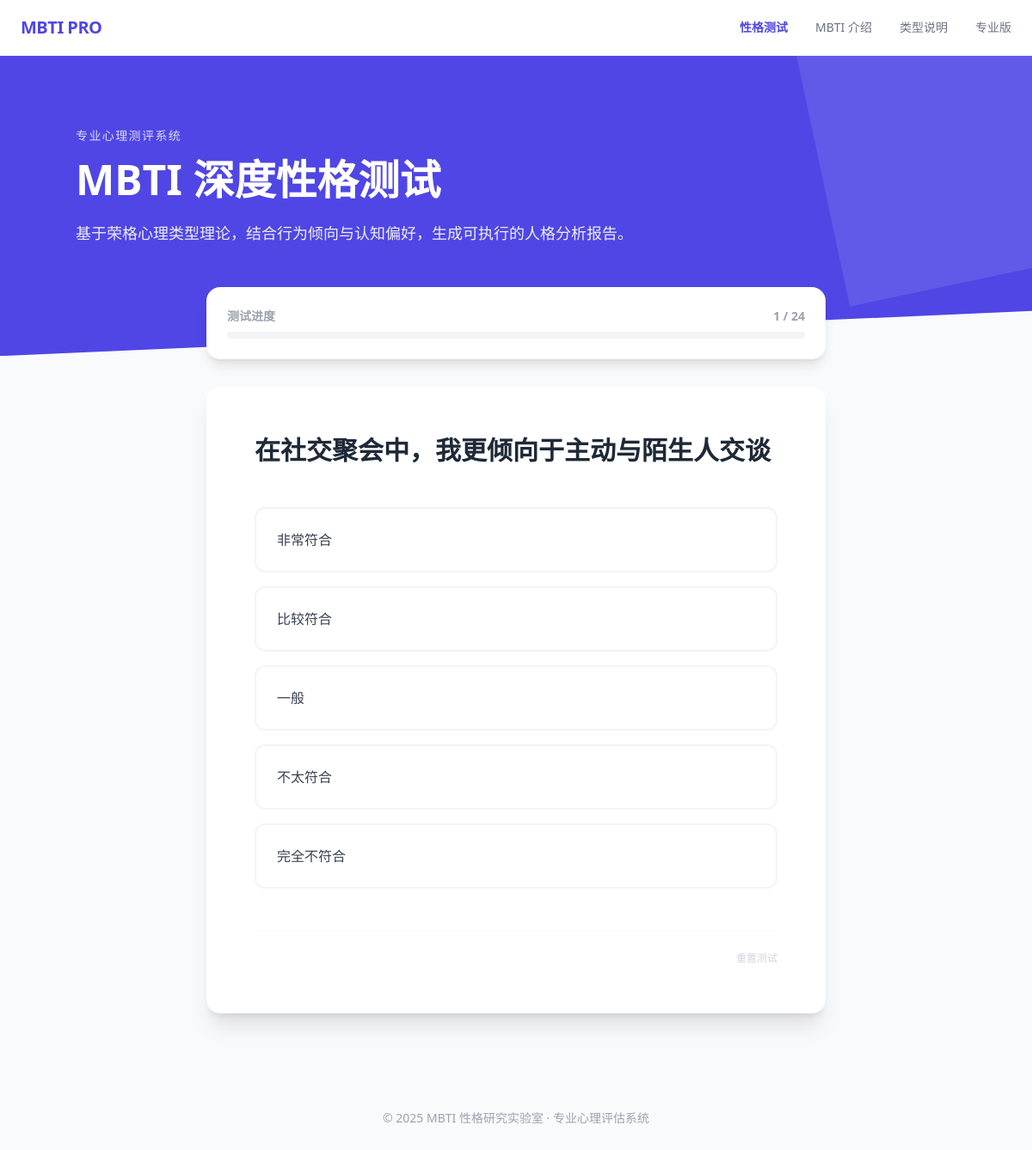
The page / on the database its author committed.
### tables this page shows
CREATE TABLE questions (
    id INTEGER PRIMARY KEY AUTOINCREMENT,
    question_text TEXT NOT NULL,
    dimension TEXT NOT NULL,
    direction TEXT CHECK(direction IN ('positive','negative')) DEFAULT 'positive',
    weight REAL DEFAULT 1.0 
);

CREATE TABLE "question_options" (
  "id" INTEGER PRIMARY KEY AUTOINCREMENT,
  "question_id" INTEGER NOT NULL,
  "label" TEXT NOT NULL,
  "score" INTEGER NOT NULL,
  "sort_order" INTEGER DEFAULT 0
);

### index.php (the view, shortened to what this page needs)
<?php
$db = new PDO('sqlite:db/mbti_pro.sqlite');
$db->setAttribute(PDO::ATTR_ERRMODE, PDO::ERRMODE_EXCEPTION);
$all_qs = $db->query("SELECT * FROM questions ORDER BY id ASC")->fetchAll(PDO::FETCH_ASSOC);
$total = count($all_qs);
$answers = $_SESSION['mbti_answers'] ?? [];
$current_index = isset($_GET['p']) ? (int)$_GET['p'] : count($answers);
$current_q = $all_qs[$current_index];
$stmt = $db->prepare("
    SELECT * FROM question_options
    WHERE question_id = ?
    ORDER BY score DESC
");
$stmt->execute([$current_q['id']]);
$options = $stmt->fetchAll(PDO::FETCH_ASSOC);
?>
<!DOCTYPE html>
<html lang="zh-CN">
<head>
    <script src="https://cdn.tailwindcss.com"></script>
</head>
<body>
<header class="bg-white border-b border-gray-100 sticky top-0 z-50">
    <div class="max-w-7xl mx-auto px-6 h-16 flex items-center justify-between">
        <div class="font-black text-xl tracking-tight text-indigo-600">
            MBTI PRO
        </div>
        <nav class="hidden md:flex items-center gap-8 text-sm font-medium text-gray-500">
            <a href="index.php" class="text-indigo-600 font-bold">性格测试</a>
            <a href="#" class="hover:text-indigo-600 transition">MBTI 介绍</a>
            <a href="#" class="hover:text-indigo-600 transition">类型说明</a>
            <a href="#" class="hover:text-indigo-600 transition">专业版</a>
        </nav>
    </div>
</header>
<section class="bg-indigo-600 banner-clip pt-20 pb-32 px-6 text-white relative overflow-hidden">
    <div class="max-w-5xl mx-auto relative z-10">
        <span class="uppercase tracking-widest text-sm opacity-80">
            专业心理测评系统
        </span>
        <h1 class="text-4xl md:text-5xl font-black mt-4 mb-6">
            MBTI 深度性格测试
        </h1>
        <p class="max-w-2xl text-lg opacity-90 leading-relaxed">
            基于荣格心理类型理论，结合行为倾向与认知偏好，生成可执行的人格分析报告。
        </p>
    </div>
    <div class="absolute top-0 right-0 w-96 h-96 bg-white/10 -rotate-12 translate-x-32 -translate-y-32"></div>
</section>
<main class="max-w-3xl mx-auto px-6 -mt-20 relative z-20">
    <div class="bg-white rounded-2xl shadow-lg p-6 mb-8">
        <div class="flex justify-between text-sm font-bold text-gray-400 mb-2">
            <span>测试进度</span>
            <span><?= $current_index + 1 ?> / <?= $total ?></span>
        </div>
        <div class="h-2 bg-gray-100 rounded-full overflow-hidden">
        </div>
    </div>
    <div class="bg-white rounded-2xl shadow-xl p-10 md:p-14 mb-12">
        <form action="process.php" method="POST">
            <h2 class="text-2xl md:text-3xl font-bold leading-snug mb-12">
                <?= htmlspecialchars($current_q['question_text']) ?>
            </h2>
            <div class="space-y-4">
                <?php foreach ($options as $opt): ?>
                    <button type="submit"
                            name="option_id"
                            value="<?= $opt['id'] ?>"
                            class="group w-full text-left p-6 rounded-xl border-2 border-gray-100
                                   hover:border-indigo-500 hover:bg-indigo-50 transition flex justify-between items-center">
                        <span class="text-gray-700 font-medium group-hover:text-indigo-700">
                            <?= htmlspecialchars($opt['label']) ?>
                        </span>
                    </button>
                <?php endforeach; ?>
            </div>
        </form>
        <div class="flex justify-between items-center mt-12 pt-6 border-t border-gray-50">
            <a href="?reset=1"
               class="text-xs text-gray-300 hover:text-red-400 transition">
                重置测试
            </a>
        </div>
    </div>
</main>
<footer class="py-16 text-center text-sm text-gray-400">
    © 2025 MBTI 性格研究实验室 · 专业心理评估系统
</footer>
</body>
</html>

### index.php (style rules this page uses)
body { font-family: "Segoe UI", Roboto, Helvetica, Arial, sans-serif; background-color: #f8fafc; color: #1f2937; }
.banner-clip { clip-path: polygon(0 0, 100% 0, 100% 85%, 0 100%); }

### rows shown on the page
questions: question_text "在社交聚会中，我更倾向于主动与陌生人交谈"
question_options: $opt['id'] 6 (drawn), label "非常符合"
question_options: $opt['id'] 7 (drawn), label "比较符合"
question_options: $opt['id'] 8 (drawn), label "一般"
question_options: $opt['id'] 9 (drawn), label "不太符合"
question_options: $opt['id'] 10 (drawn), label "完全不符合"

### other values the page prints
$current_index + 1 "1"
$total "24"
